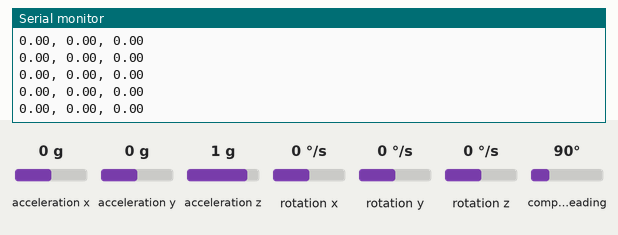
Simulated run of this sketch. Board: Arduino Uno, built with avr-gcc and run on an emulated ATmega328P. On the bench: the last lines printed to the serial monitor. Inputs (shaded band) come from the test bench; at power-on: rotation x 0 °/s, rotation y 0 °/s, rotation z 0 °/s, acceleration x 0 g, acceleration y 0 g, acceleration z 1 g, compass heading 90°.

Above: at 1.2 s.
1.3 s: rotation x set to -192 °/s
At 1.8 s:
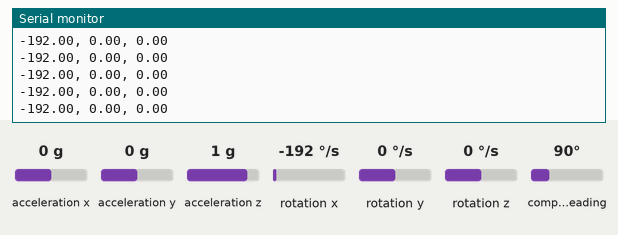
2.8 s: rotation y set to -192 °/s
At 3.3 s:
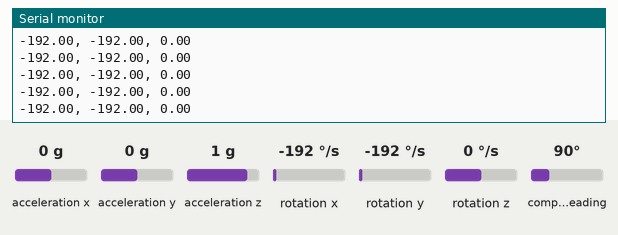
4.3 s: rotation z set to -192 °/s
At 5.1 s:
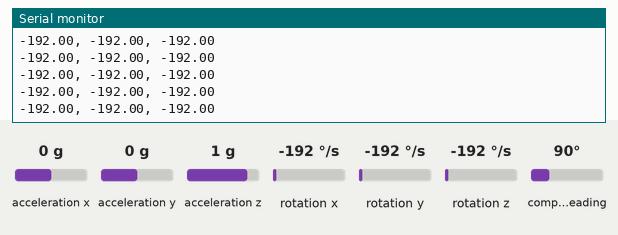

The sketch:

broadcast_gyro.ino
```cpp
#include <Wire.h>
#include <Adafruit_Sensor.h>
#include <Adafruit_BNO055.h>
#include <utility/imumaths.h>

Adafruit_BNO055 bno055 = Adafruit_BNO055(19, 0x29);
imu::Vector<3> gyro_data;

long long last_time = 0;

void setup() {
  while(!bno055.begin()) delay(20);
	Serial.begin(500000);
}


void loop() {
	// wait for 10 milli second
	while(micros() < last_time + 10000) {;}
	last_time = micros();


	// print gyro data to serial at 100Hz
	gyro_data = bno055.getVector(Adafruit_BNO055::VECTOR_GYROSCOPE);
	Serial.print(gyro_data.x());
	Serial.print(", ");
	Serial.print(gyro_data.y());
	Serial.print(", ");
	Serial.print(gyro_data.z());
	Serial.println();
}
```

Measured:
- after the input at 1.3 s, the serial monitor: prints a new line at once (image 1)
- after the input at 2.8 s, the serial monitor: prints a new line at once (image 2)
- after the input at 4.3 s, the serial monitor: prints a new line at once (image 3)
